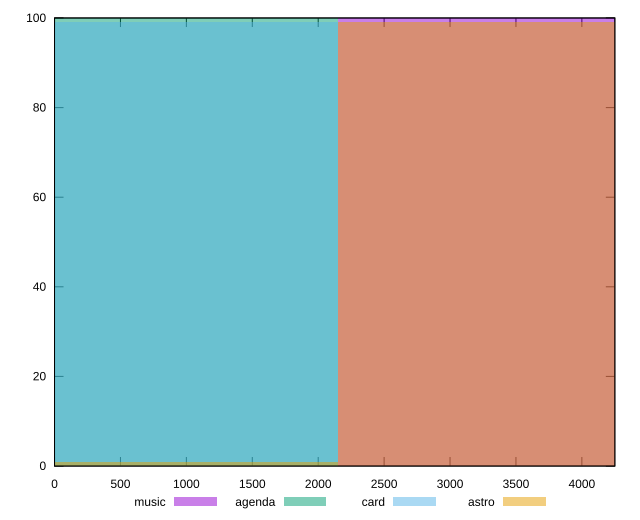

Reproduce this figure in gnuplot.
reset

$music <<EOF
4297.123351287482 100
EOF

$agenda <<EOF
0 100
EOF

$card <<EOF
0 99
EOF

$astro <<EOF
4297.123351287482 99
0 1
EOF

set key outside below
set boxwidth 4297.123351287482
set xrange [0:4250]
set yrange [0:100]
set trange [0:100]
set style fill transparent solid 0.5 noborder
set terminal svg size 640, 520 enhanced background rgb 'white'
set output "reports/report_00030_2021-02-24T20-42-31.540Z/unused-javascript/comparison/histogram/all_raw.svg"

plot $music title "music" with boxes, \
     $agenda title "agenda" with boxes, \
     $card title "card" with boxes, \
     $astro title "astro" with boxes

reset
